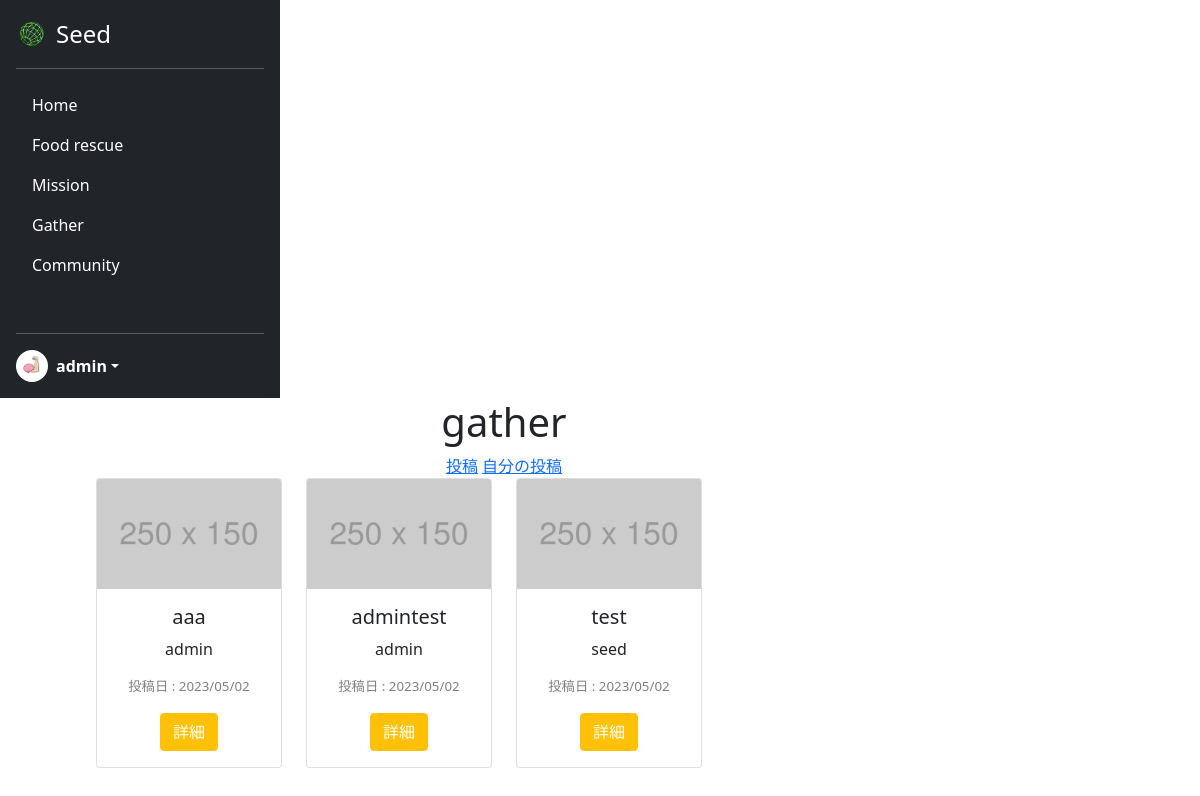
Page /gather/ (signed in) on the committed database.
### acount/models.py (models this page shows)
class CustomUser(AbstractUser):
    is_general = models.BooleanField(null=True ,default=True)
    is_active = models.BooleanField(null=True ,default=False)
    profile_pic = models.ImageField(upload_to='profile_pics', blank=True)

### seed/models.py (models this page shows)
class Gather(models.Model):
    user_id = models.ForeignKey(CustomUser, verbose_name="募集主", on_delete=models.CASCADE)
    title = models.CharField(verbose_name="タイトル", max_length=100)
    prefecture = models.ForeignKey(Prefecture, verbose_name="都道府県", on_delete=models.CASCADE)
    access = models.CharField(verbose_name="アクセス", max_length=200)
    contact = models.CharField(verbose_name="連絡先", max_length=254)
    detail = models.TextField(verbose_name="詳細", max_length=300)
    create_at = models.DateTimeField(verbose_name="作成日時", auto_now_add=True)

### seed/views.py (the view)
# urls.py: path('gather/', views.GatherView.as_view(), name='gather'),
class GatherView(ListView):
    template_name = 'gather.html'
    model = Gather
    context_object_name = 'gather_list'
    def get_queryset(self):
        return Gather.objects.order_by('-create_at')

### seed/templates/gather.html (shortened to what this page needs)
{% extends 'mypagebase.html' %}
{% load static %}
{% block content %}
<div class="text-center">
    {% if request.user.is_authenticated %}
    <h1>gather</h1>
    <a href="{% url 'seed:gatherpost' %}">投稿</a>
    <a href="{% url 'seed:mygather' %}">自分の投稿</a>
    <div class="container">
        <div class="row">
            {% for gather in gather_list %}
            <div class="col-3">
                <div class="card" style="width: 100%;">
                    <img src="{% static 'assets/img/mypage/damy.png' %}" class="card-img-top" alt="...">
                    <div class="card-body">
                        <h5 class="card-title">{{gather.title}}</h5>
                        <p class="card-text">
                            {{gather.user_id.username}}
                        </p>
                        <p class="card-text" style="color:gray; font-size:smaller;">
                            <span class="text-start">投稿日 : </span><span class="text-end">{{gather.create_at|date:"Y/m/d"}}</span>
                        </p>
                        <a href="" class="btn btn-warning" style="color:white;">詳細</a>
                    </div>
                </div>
            </div>
            {% endfor %}
        </div>
    </div>
    {% else %}
    <h1>ログインしてください</h1>
    <a href="{% url 'seed:login' %}" class="btn btn-primary">ログイン</a>
    {% endif %}
</div>
{% endblock %}

### seed/templates/mypagebase.html (shortened to what this page needs)
{% load static %}
<!DOCTYPE html>
<html lang="ja">
<head>
    <link href="https://cdn.jsdelivr.net/npm/bootstrap@5.0.2/dist/css/bootstrap.min.css" rel="stylesheet"
>
    <link rel="stylesheet" type="text/css" href="{% static 'css/style.css' %}">
</head>
<body class="mypage">
    {% if user.is_authenticated %}
    <main style="height:100vh;">
        <div style="display: flex; flex-wrap: wrap; height:100%;">
            <div>
                <div class="d-flex flex-column p-3 text-white bg-dark h-100" style="width: 280px; height:100%;">
                    <a href="#"
                        class="d-flex align-items-center mb-3 mb-md-0 me-md-auto text-white text-decoration-none">
                        <img class="bi me-2" src="{% static 'assets/img/top/icon.png' %}" style="height:32px">
                        <span class="fs-4">Seed</span>
                    </a>
                    <hr>
                    <ul class="nav nav-pills flex-column mb-auto">
                        <li class="nav-item my-nav">
                            <a href="{% url 'seed:mypage' %}" class="nav-link text-white" aria-current="page">
                                Home
                            </a>
                        </li>
                        <li class="nav-item my-nav">
                            <a href="{% url 'seed:food_rescue' %}" class="nav-link text-white">
                                Food rescue
                            </a>
                        </li>
                        <li class="nav-item my-nav">
                            <a href="{% url 'seed:mission' %}" class="nav-link text-white">
                                Mission
                            </a>
                        </li>
                        <li class="nav-item my-nav">
                            <a href="{% url 'seed:gather' %}" class="nav-link text-white">
                                Gather
                            </a>
                        </li>
                        <li class="nav-item my-nav">
                            <a href="{% url 'seed:community' %}" class="nav-link text-white">
                                Community
                            </a>
                        </li>
                    </ul>
                    <hr>
                    <div class="dropdown">
                        <a href="#" class="d-flex align-items-center text-white text-decoration-none dropdown-toggle"
                            id="dropdownUser1" data-bs-toggle="dropdown" aria-expanded="false">
                            <img src="{{ user.profile_pic.url }}" alt="" width="32" height="32"
                                class="rounded-circle me-2">
                            <strong>{{ user.username }}</strong>
                        </a>
                    </div>
                </div>
            </div>
            <div style="width:70%; margin-left: 7%;">
                {% block content %}
                {% endblock %}
            </div>
        </div>
    </main>
    {% endif %}
</body>
</html>

### rows in the picture
CustomUser: profile_pic (picture), username "admin"
Gather: title "aaa", user_id.username "admin", create_at "2023/05/02"
Gather: title "admintest", user_id.username "admin", create_at "2023/05/02"
Gather: title "test", user_id.username "seed", create_at "2023/05/02"
